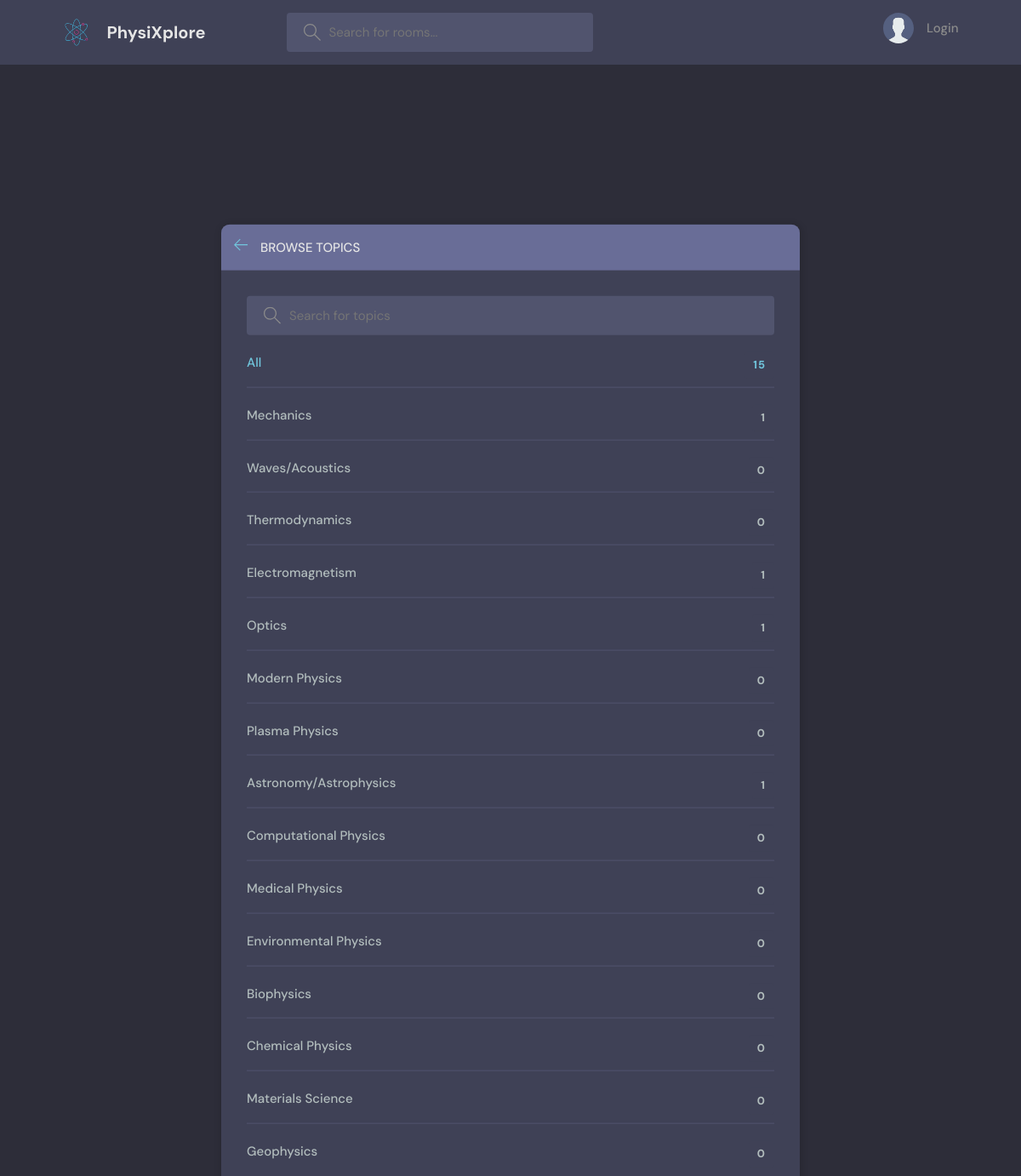
Page /topics/ on the committed database.
### base/models.py (models this page shows, shortened)
class Topic(models.Model):
    name = models.CharField(max_length=200)

### base/views.py (the view)
# urls.py: path('topics/', views.topicsPage, name="topics"),
def topicsPage(request):
    q = request.GET.get('q') if request.GET.get('q') != None else ''
    topics = Topic.objects.filter(name__icontains=q)
    return render(request, 'base/topics.html', {'topics': topics})

### base/templates/base/topics.html (shortened to what this page needs)
{% extends 'main.html' %}
{% block content %}
    <main class="create-room layout">
      <div class="container">
        <div style="margin-top: 8%;" class="layout__box">
          <div class="layout__boxHeader">
            <div class="layout__boxTitle">
              <a href="{% url 'home' %}">
                <svg version="1.1" xmlns="http://www.w3.org/2000/svg" width="32" height="32" viewBox="0 0 32 32">
                  <title>arrow-left</title>
                  <path
                    d="M13.723 2.286l-13.723 13.714 13.719 13.714 1.616-1.611-10.96-10.96h27.625v-2.286h-27.625l10.965-10.965-1.616-1.607z"
                  ></path>
                </svg>
              </a>
              <h3>Browse Topics</h3>
            </div>
          </div>
          <div style="margin-bottom: 30px;" class="topics-page layout__body">
            <form action="" method="GET" class="header__search">
              <label>
                <input name="q" placeholder="Search for topics" />
              </label>
            </form>
            <ul class="topics__list">
              <li>
                <a href="{% url 'topics' %}" class="active">All <span>{{topics.count}}</span></a>
              </li>
              {% for topic in topics %}
              <li>
                <a href="{% url 'home' %}?q={{topic.name}}">{{topic.name}}<span>{{topic.room_set.all.count}}</span></a>
              </li>
              {% endfor %}
            </ul>
          </div>
        </div>
      </div>
    </main>
{% endblock %}

### static/styles/style.css (style rules this page uses)
:root { --color-main: #71c6dd; --color-main-light: #e1f6fb; --color-dark: #3f4156; --color-dark-medium: #51546e; --color-dark-light: #696d97; --color-light: #e5e5e5; --color-gray: #8b8b8b; --color-light-gray: #b2bdbd; --color-bg: #2d2d39; --color-success: #5dd693; --color-error: #fc4b0b; }
* { font-family: "DM Sans", -apple-system, BlinkMacSystemFont, "Segoe UI", Roboto, Oxygen, Ubuntu, Cantarell, "Open Sans", "Helvetica Neue", sans-serif; margin: 0; padding: 0; box-sizing: border-box; text-rendering: optimizeLegibility; font-size: inherit; }
html { font-size: 56.25%; }
@media only screen and (min-width: 1200px) { html { font-size: 62.5%; } }
body { line-height: 1.6; font-weight: 400; font-size: 1.5rem; color: var(--color-light-gray); background-color: var(--color-bg); min-height: 100vh; }
a { display: inline-block; color: var(--color-main); text-decoration: none; }
.container { max-width: 120rem; width: 90%; margin: auto; }
.header__search > label { background-color: var(--color-dark-medium); padding: 1.3rem 1rem; display: flex; align-items: center; gap: 1rem; border-radius: 4px; }
.header__search svg { fill: var(--color-gray); width: 2rem; height: 2rem; margin-left: 1rem; }
.header__search input { width: 30rem; background: transparent; border: none; outline: none; color: var(--color-light); }
.layout { margin-top: 2.4rem; }
.layout > .container { display: flex; justify-content: space-between; align-items: flex-start; }
.layout__box { width: 90%; max-width: 48rem; min-height: 40rem; position: absolute; top: 50%; left: 50%; transform: translate(-50%, -46%); background-color: var(--color-dark); border-radius: 1rem; box-shadow: 1px 1px 6px 3px rgba(0, 0, 0, 0.1); overflow: hidden; }
.layout__boxHeader { display: flex; padding: 1.5rem; background-color: var(--color-dark-light); }
.layout__boxTitle { display: flex; gap: 1.5rem; align-items: center; }
.layout__boxTitle h3 { text-transform: uppercase; font-weight: 500; color: var(--color-light); }
.layout__boxTitle svg { width: 1.6rem; height: 1.6rem; fill: var(--color-main); }
.layout__body { margin: 3rem; }
.topics__list { list-style: none; }
.topics__list li a { display: flex; justify-content: space-between; margin-bottom: 3rem; font-weight: 500; color: var(--color-light-gray); transition: all 0.3s ease-in-out; }
.topics__list li a.active, .topics__list li a:hover { color: var(--color-main); }
.topics__list li a span { padding: 0.5rem 1rem; background-color: var(--color-dark); border-radius: 3px; font-size: 1.3rem; font-weight: 700; letter-spacing: 1px; }
.topics-page .topics__list li:not(:last-child) a { margin: 2rem 0; padding-bottom: 1rem; text-decoration: none; border-bottom: 1px solid var(--color-dark-medium); }
.topics-page .header__search { display: block; }
.create-room.layout .layout__box { max-width: 68rem; }

### rows in the picture
Topic: name "Mechanics", room_set.all.count "1"
Topic: name "Waves/Acoustics", room_set.all.count "0"
Topic: name "Thermodynamics", room_set.all.count "0"
Topic: name "Electromagnetism", room_set.all.count "1"
Topic: name "Optics", room_set.all.count "1"
Topic: name "Modern Physics", room_set.all.count "0"
Topic: name "Plasma Physics", room_set.all.count "0"
Topic: name "Astronomy/Astrophysics", room_set.all.count "1"
Topic: name "Computational Physics", room_set.all.count "0"
Topic: name "Medical Physics", room_set.all.count "0"
Topic: name "Environmental Physics", room_set.all.count "0"
Topic: name "Biophysics", room_set.all.count "0"
Topic: name "Chemical Physics", room_set.all.count "0"
Topic: name "Materials Science", room_set.all.count "0"
Topic: name "Geophysics", room_set.all.count "0"

### other values in the picture
{{ topics.count }} "15"
